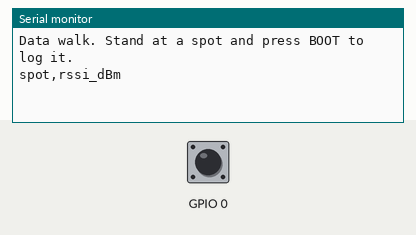
The sketch below on a simulated ESP32. On the bench: the last lines printed to the serial monitor. The test bench sets the inputs (shaded band); at power-on: GPIO 0 HIGH. A WiFi scan finds three made-up networks.

Above: at 3.2 s.
3.3 s: GPIO 0 pulled LOW for 0.15 s
At 5.7 s:
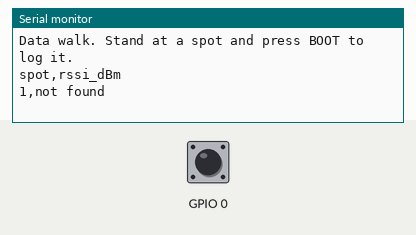
6.4 s: GPIO 0 pulled LOW for 1 s
At 8.8 s:
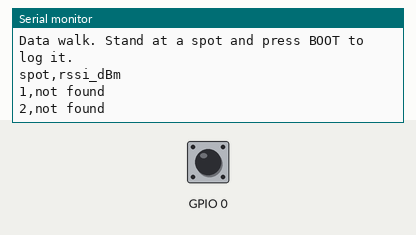
8.9 s: GPIO 0 pulled LOW for 0.15 s
At 12.4 s:
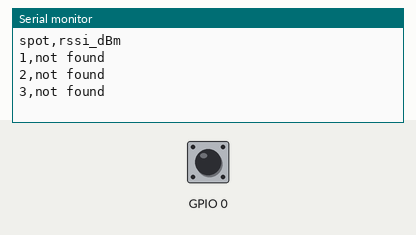

Measured:
- after the input at 3.3 s, the serial monitor: prints a new line after 2.0 s (image 1)
- after the input at 6.4 s, the serial monitor: prints a new line after 2.0 s (image 2)
- after the input at 8.9 s, the serial monitor: prints a new line after 2.0 s (image 3)

The sketch:

extra_13_data_walk_logger.ino
```cpp
#include <WiFi.h>

const char* target = "YOUR_NETWORK_NAME";   // the network you want to measure
int spot = 0;

int signalOf(const char* name) {
  int found = WiFi.scanNetworks();
  for (int i = 0; i < found; i++) {
    if (WiFi.SSID(i) == name) return WiFi.RSSI(i);
  }
  return 0;   // not found
}

void setup() {
  Serial.begin(115200);
  WiFi.mode(WIFI_STA);
  WiFi.disconnect();
  pinMode(0, INPUT_PULLUP);
  delay(2000);
  Serial.println("Data walk. Stand at a spot and press BOOT to log it.");
  Serial.println("spot,rssi_dBm");
}

void loop() {
  if (digitalRead(0) == LOW) {
    spot++;
    int strength = signalOf(target);
    if (strength == 0) {
      Serial.println(String(spot) + ",not found");
    } else {
      Serial.println(String(spot) + "," + String(strength));
    }
    delay(300);
    while (digitalRead(0) == LOW) {}
  }
}
```
